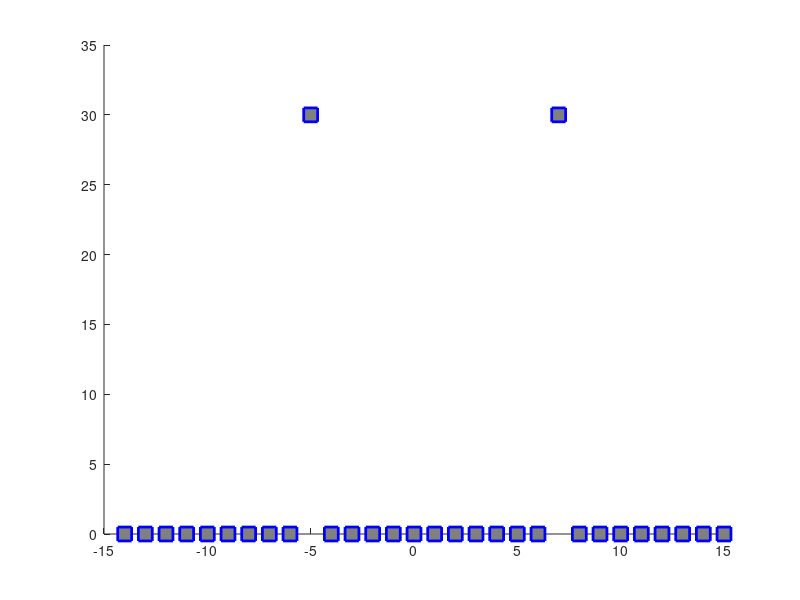

This chart was generated by the following MATLAB code:
x=@(n) 2*cos(2*pi*(18/60)*n)    %input as a function   
%x = [0.5 0.5 0 0 0 0 0 0 0 0]                  % input as a set of points
%x=rand(1,100)*10              % input as a set of 100 random points
%N=length(x)
N=30
X = zeros(1,N)                 % X[g] is the result of the sum for x=g
k=-floor((N-1)/2)              % k is used to center the graph
figure;
hold on;
for g=0:N-1
    for j=0:N-1
        X(g+1)=X(g+1)+x(j+1)*exp(-2i*pi*(g/N)*j)
    end
    plot(k,abs(X(g+1)),'--gs','LineWidth',2,'MarkerSize',10,'MarkerEdgeColor','b','MarkerFaceColor',[0.5,0.5,0.5])
    k=k+1
end
display(X)